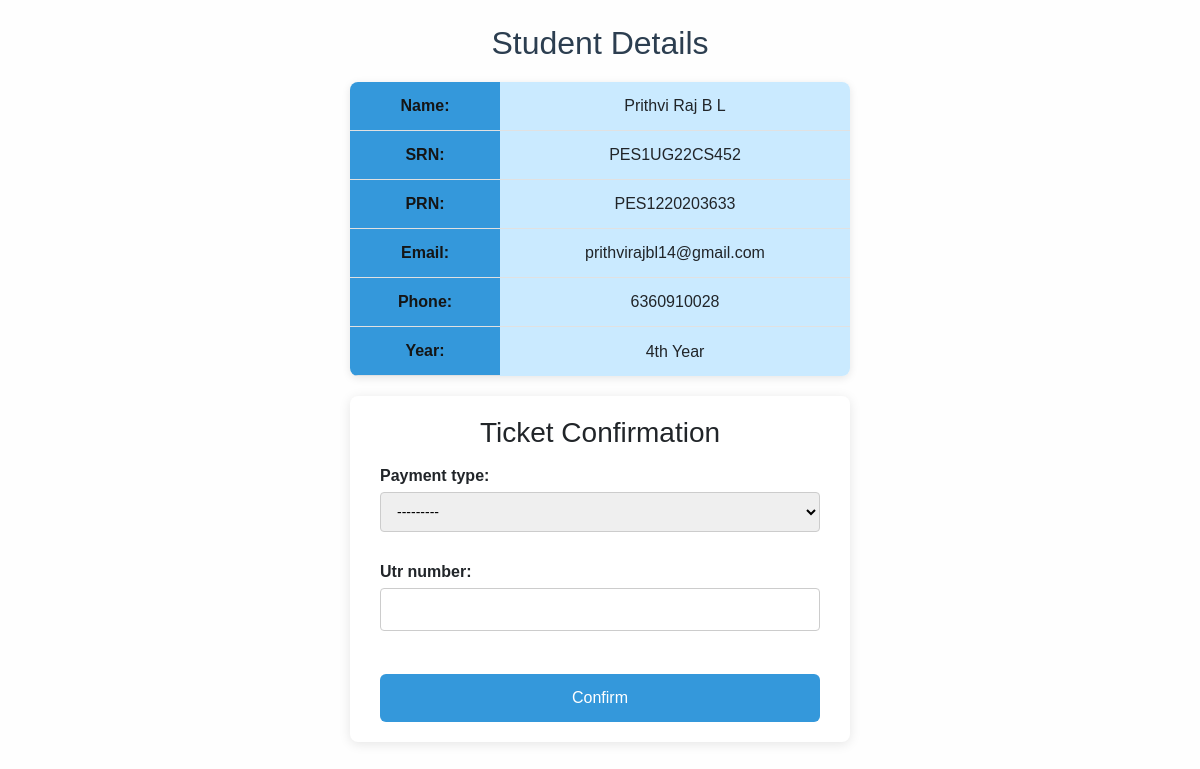
Screenshot of /organiser/registration/2/ (signed in) with the database file from the repository.
### ticketing/models.py (models this page shows, shortened)
class Registration(models.Model):
    YEAR_CHOICES = [
        ('1st Year', '1st Year'),
        ('2nd Year', '2nd Year'),
        ('3rd Year', '3rd Year'),
        ('4th Year', '4th Year'),
        ('Graduated', 'Graduated'),
    ]
    name = models.CharField(max_length=100)
    srn = models.CharField(max_length=50)
    prn = models.CharField(max_length=50, blank=True, null=True)
    year = models.CharField(max_length=20, choices=YEAR_CHOICES)
    email = models.EmailField()
    phone = models.CharField(max_length=10)
    created_at = models.DateTimeField(auto_now_add=True)

### ticketing/views.py (the view)
# urls.py: path('organiser/registration/<int:registration_id>/', views.registration_detail, name='registration_detail'),
@never_cache
@login_required
@user_passes_test(is_organiser, login_url='no_permission')
def registration_detail(request, registration_id):
    registration = get_object_or_404(Registration, id=registration_id)
    if request.method == 'POST':
        form = TicketConfirmationForm(request.POST)
        if form.is_valid():
            confirmation_exists = TicketConfirmation.objects.filter(student=registration).exists()
            if confirmation_exists:
                messages.error(request, "This ticket has already been confirmed.")
                return redirect('organiser_dashboard')
            try:
                confirmation = form.save(commit=False)
                confirmation.student = registration
                confirmation.confirmed_by = request.user
                confirmation.save()
                messages.success(request, "Ticket confirmed successfully.")
                return redirect('organiser_dashboard')
            except IntegrityError:
                messages.error(request, "Duplicate confirmation detected.")
                return redirect('organiser_dashboard')
    else:
        form = TicketConfirmationForm()
    return render(request, 'ticketing/registration_detail.html', {
        'registration': registration,
        'form': form,
    })

### ticketing/forms.py (shortened to what this page needs)
class TicketConfirmationForm(forms.ModelForm):
    class Meta:
        model = TicketConfirmation
        fields = ['payment_type', 'utr_number']

### ticketing/views.py (called while the page is built)
def is_organiser(user):
    return user.is_authenticated and user.groups.filter(name='Organiser').exists()

### ticketing/templates/ticketing/registration_detail.html (shortened to what this page needs)
{% extends 'ticketing/base.html' %}
{% block content %}
<h2 style="text-align: center;">Student Details</h2>
<table class="details-table">
  <tbody>
    <tr>
      <th>Name:</th>
      <td>{{ registration.name }}</td>
    </tr>
    <tr>
      <th>SRN:</th>
      <td>{{ registration.srn }}</td>
    </tr>
    <tr>
      <th>PRN:</th>
      <td>{{ registration.prn }}</td>
    </tr>
    <tr>
      <th>Email:</th>
      <td>{{ registration.email }}</td>
    </tr>
    <tr>
      <th>Phone:</th>
      <td>{{ registration.phone }}</td>
    </tr>
    <tr>
      <th>Year:</th>
      <td>{{ registration.year }}</td>
    </tr>
  </tbody>
</table>
<div class="confirmation-form-container">
  <h3 style="text-align: center;">Ticket Confirmation</h3>
  <form method="post" class="confirmation-form">
    {{ form.as_p }}
    <button type="submit">Confirm</button>
  </form>
</div>
{% endblock %}

### ticketing/static/css/styles.css (style rules this page uses)
body { margin: 0; background-color: #fefefe; font-family: Arial, sans-serif; min-height: 100vh; }
form { background: none; padding: 0; border-radius: 0; box-shadow: none; width: 100%; margin: 0; }
h2 { text-align: center; color: #2c3e50; margin-bottom: 20px; }
form label { margin-top: 14px; margin-bottom: 4px; font-weight: bold; display: block; }
input[type="text"], input[type="password"], input[type="email"], textarea, select { width: 100%; padding: 10px 12px; margin-bottom: 12px; border: 1px solid #ccc; border-radius: 4px; box-sizing: border-box; font-size: 14px; transition: border-color 0.3s ease; }
button, input[type="submit"], button.btn-primary { width: 100%; background-color: #3498db; color: white; padding: 12px 0; border: none; border-radius: 4px; font-size: 16px; cursor: pointer; transition: background-color 0.3s ease; margin-top: 10px; }
.details-table { margin: 0 auto 20px auto; border-collapse: collapse; width: 60%; max-width: 500px; box-shadow: 0 2px 8px rgba(0,0,0,0.1); background: white; border-radius: 8px; overflow: hidden; border: #333739; font-family: Arial, sans-serif; }
.details-table th, .details-table td { padding: 12px 20px; border-bottom: 1px solid #e1e1e1; text-align: center; background-color: #caeaff; }
.details-table th { background-color: #3498db; width: 30%; font-weight: 600; color: #151515; }
.details-table tr:last-child td { border-bottom: none; }
.confirmation-form-container { width: 60%; max-width: 500px; margin: 20px auto 0 auto; background: white; padding: 20px 30px; border-radius: 8px; box-shadow: 0 2px 12px rgba(0,0,0,0.1); }
.confirmation-form { font-family: Arial, sans-serif; }
.confirmation-form button { margin-top: 15px; width: 100%; padding: 12px 0; background-color: #3498db; font-size: 16px; color: white; border: none; border-radius: 6px; cursor: pointer; transition: background-color 0.3s ease; }
.cash-collected-link a:hover, { background-color: #0d6efd; color: white; text-decoration: none; }

### rows the page displays
Registration: name "Prithvi Raj B L", srn "PES1UG22CS452", prn "PES1220203633", email "prithvirajbl14@gmail.com", phone "6360910028", year "4th Year"
